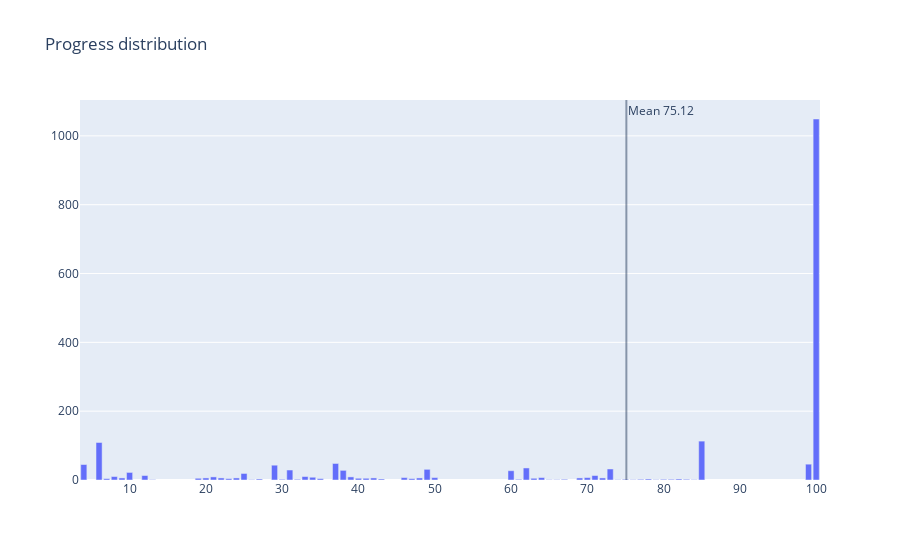

Source (notebook cell):
### Markdown cell above
### descriptive plots (no show)

### Code cell
new_df = large_df.groupby(["id", "UserLanguage", "Collection"])["Progress"].mean().reset_index()

# progress distribution
cnt_srs = new_df['Progress'].value_counts()

trace = go.Bar(
    x=cnt_srs.index,
    y=cnt_srs.values,
    marker=dict(
        #color = np.random.randn(500), #set color equal to a variable
        #color = cnt_srs.values,
        showscale=True
    ),
)


layout = go.Layout(
    title='Progress distribution'
)
data = [trace]
fig = go.Figure(data=data, layout=layout)

fig.add_vline(x=new_df['Progress'].mean(), opacity=.5, annotation_text="Mean {}".format(new_df['Progress'].mean().round(2)))
fig.update_traces(showlegend=False)
fig.update_traces(marker_showscale=False)

py.iplot(fig)

### Figure 1 — Plotly figure (JSON) as saved in the notebook; plotly's stock layout.template omitted (floating-point values rounded to 4 significant figures)
{"data": [{"marker": {"showscale": false}, "showlegend": false, "type": "bar", "x": [100, 85, 6, 37, 99, 4, 29, 62, 73, 49, 31, 38, 60, 10, 25, 12, 71, 8, 33, 21, 39, 34, 46, 70, 64, 50, 69, 9, 48, 42, 22, 72, 20, 24, 63, 40, 41, 19, 47, 23, 7, 35, 82, 78, 43, 27, 77, 67, 80, 83, 32, 61, 75, 30, 81, 84, 66, 74, 79, 65, 26, 13, 76], "y": [1049, 113, 109, 48, 46, 45, 43, 35, 32, 31, 29, 28, 27, 22, 19, 13, 13, 10, 10, 9, 9, 8, 7, 7, 7, 7, 6, 6, 6, 6, 6, 6, 6, 6, 5, 5, 5, 5, 4, 4, 4, 4, 3, 3, 3, 3, 2, 2, 2, 2, 2, 2, 2, 2, 2, 1, 1, 1, 1, 1, 1, 1, 1]}], "layout": {"annotations": [{"showarrow": false, "text": "Mean 75.12", "x": 75.12, "xanchor": "left", "xref": "x", "y": 1, "yanchor": "top", "yref": "y domain"}], "shapes": [{"opacity": 0.5, "type": "line", "x0": 75.12, "x1": 75.12, "xref": "x", "y0": 0, "y1": 1, "yref": "y domain"}], "title": {"text": "Progress distribution"}}}
